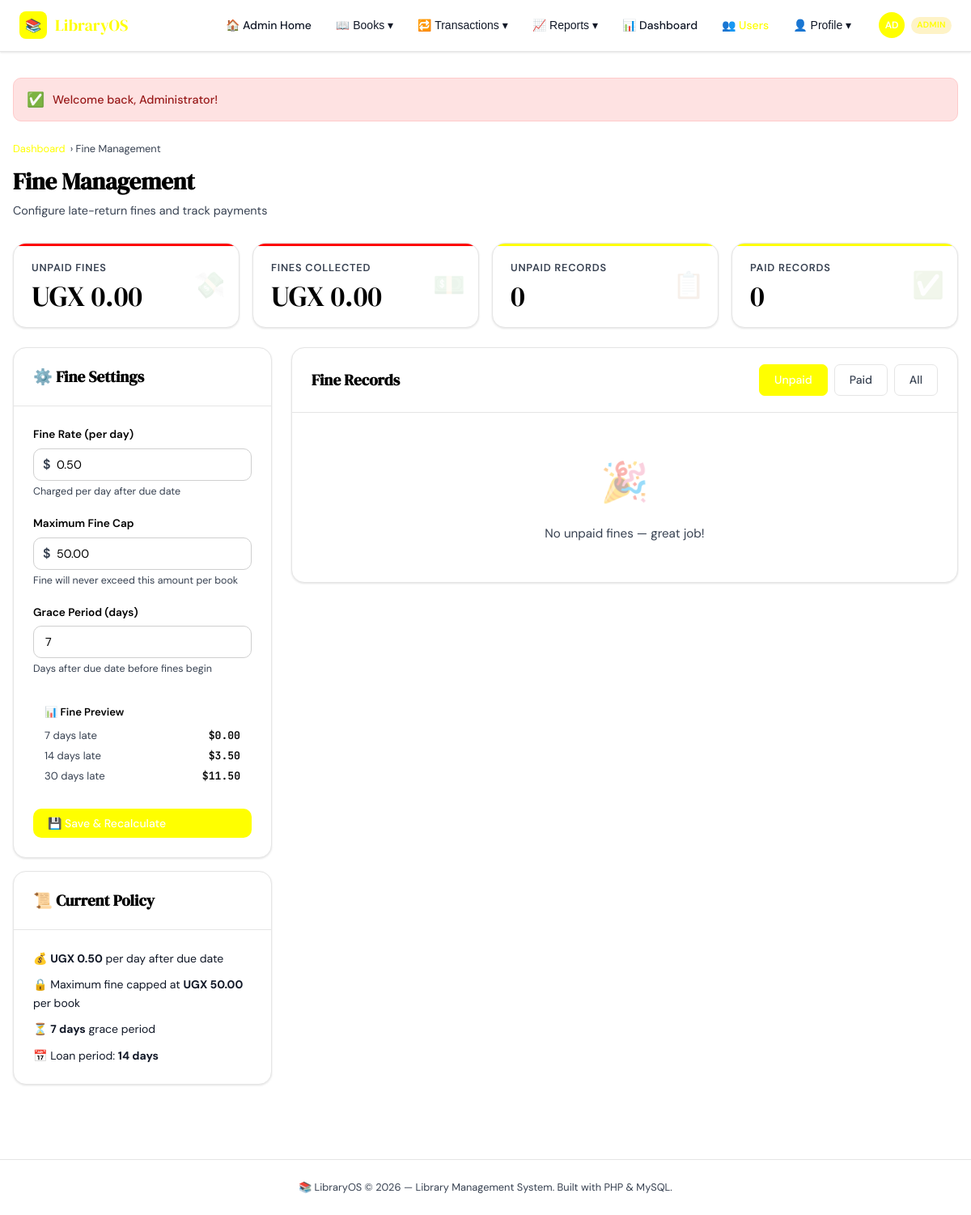
The app's page /library/fine_settings.php (signed in) with its own data.
### tables this page shows
CREATE TABLE IF NOT EXISTS `fine_settings` (
  `id` int NOT NULL AUTO_INCREMENT,
  `daily_fine` decimal(5,2) DEFAULT '0.50',
  `max_fine` decimal(7,2) DEFAULT '50.00',
  `grace_period_days` int DEFAULT '7',
  `created_at` timestamp NULL DEFAULT CURRENT_TIMESTAMP,
  `updated_at` timestamp NULL DEFAULT CURRENT_TIMESTAMP ON UPDATE CURRENT_TIMESTAMP,
  PRIMARY KEY (`id`)
);

### config/auth.php (called while the page is built, shortened)
<?php
function formatMoney($amount): string {
    $n = is_numeric($amount) ? (float)$amount : 0.0;
    return 'UGX ' . number_format($n, 2, '.', '');
}

### config/database.php (called while the page is built, shortened)
<?php
function db_fetch_one(PDO $pdo, string $sql, array $params = []): ?array {
    $stmt = $pdo->prepare($sql);
    $stmt->execute($params);
    $row = $stmt->fetch();
    return $row === false ? null : $row;
}

### library/fine_settings.php (the view, shortened to what this page needs)
<?php
require_once __DIR__ . '/../config/database.php';
require_once __DIR__ . '/../config/auth.php';
$conn = getDBConnection();
$settings = db_fetch_one($conn, "SELECT daily_fine, max_fine, grace_period_days FROM fine_settings ORDER BY id DESC LIMIT 1");
$settings = $settings ?? ['daily_fine' => 0.50, 'max_fine' => 50.00, 'grace_period_days' => 7];
$totalUnpaid   = $conn->query("SELECT COALESCE(SUM(fine_amount),0) s FROM borrow_records WHERE fine_paid=0 AND fine_amount>0")->fetch()['s'];
$totalPaid     = $conn->query("SELECT COALESCE(SUM(fine_amount),0) s FROM borrow_records WHERE fine_paid=1 AND fine_amount>0")->fetch()['s'];
$countUnpaid   = $conn->query("SELECT COUNT(*) c FROM borrow_records WHERE fine_paid=0 AND fine_amount>0")->fetch()['c'];
$countPaid     = $conn->query("SELECT COUNT(*) c FROM borrow_records WHERE fine_paid=1 AND fine_amount>0")->fetch()['c'];
$fineFilter = $_GET['filter'] ?? 'unpaid';
$whereClause = $fineFilter === 'paid'
    ? "br.fine_paid=1 AND br.fine_amount>0"
    : ($fineFilter === 'all' ? "br.fine_amount>0" : "br.fine_paid=0 AND br.fine_amount>0");
$fineRecords = $conn->query("
    SELECT br.*, u.name AS user_name, u.email, b.title AS book_title, b.author,
           DATEDIFF(COALESCE(br.return_date, CURDATE()), br.due_date) AS days_late
    FROM borrow_records br
    JOIN users u ON br.user_id = u.id
    JOIN books  b ON br.book_id = b.id
    WHERE $whereClause
    ORDER BY br.fine_amount DESC, br.due_date ASC
");
require_once 'includes/header.php';
?>
<div class="page-header">
    <div class="page-header-left">
        <div class="breadcrumb"><a href="dashboard.php">Dashboard</a> › Fine Management</div>
        <h1>Fine Management</h1>
        <p>Configure late-return fines and track payments</p>
    </div>
</div>
<div class="stats-grid" style="grid-template-columns: repeat(4,1fr); margin-bottom: 24px;">
    <div class="stat-card red">
        <div class="stat-label">Unpaid Fines</div>
        <div class="stat-value"><?= formatMoney($totalUnpaid) ?></div>
        <div class="stat-icon">💸</div>
    </div>
    <div class="stat-card green">
        <div class="stat-label">Fines Collected</div>
        <div class="stat-value"><?= formatMoney($totalPaid) ?></div>
        <div class="stat-icon">💵</div>
    </div>
    <div class="stat-card gold">
        <div class="stat-label">Unpaid Records</div>
        <div class="stat-value"><?= $countUnpaid ?></div>
        <div class="stat-icon">📋</div>
    </div>
    <div class="stat-card blue">
        <div class="stat-label">Paid Records</div>
        <div class="stat-value"><?= $countPaid ?></div>
        <div class="stat-icon">✅</div>
    </div>
</div>
<div style="display: grid; grid-template-columns: 320px 1fr; gap: 24px; align-items: start;">
    <div style="display: flex; flex-direction: column; gap: 16px;">
        <div class="card">
            <div class="card-header">
                <h3 class="card-title">⚙️ Fine Settings</h3>
            </div>
            <div class="card-body">
                <form method="POST">
                    <div class="form-group">
                        <label class="form-label">Fine Rate (per day)</label>
                        <div style="position: relative;">
                            <span style="position:absolute;left:12px;top:50%;transform:translateY(-50%);color:var(--ink-muted);font-weight:600">$</span>
                            <input type="number" name="rate_per_day" class="form-control"
                                   style="padding-left: 28px;"
                                   step="0.01" min="0" max="100"
                                   value="<?= number_format($settings['daily_fine'], 2) ?>">
                        </div>
                        <div class="form-hint">Charged per day after due date</div>
                    </div>
                    <div class="form-group">
                        <label class="form-label">Maximum Fine Cap</label>
                        <div style="position: relative;">
                            <span style="position:absolute;left:12px;top:50%;transform:translateY(-50%);color:var(--ink-muted);font-weight:600">$</span>
                            <input type="number" name="max_fine" class="form-control"
                                   style="padding-left: 28px;"
                                   step="0.50" min="0"
                                   value="<?= number_format($settings['max_fine'], 2) ?>">
                        </div>
                        <div class="form-hint">Fine will never exceed this amount per book</div>
                    </div>
                    <div class="form-group">
                        <label class="form-label">Grace Period (days)</label>
                        <input type="number" name="grace_days" class="form-control"
                               min="0" max="30"
                               value="<?= intval($settings['grace_period_days']) ?>">
                        <div class="form-hint">Days after due date before fines begin</div>
                    </div>
                    <div style="background: var(--surface-2); border-radius: var(--radius); padding: 14px; margin-bottom: 16px; font-size: .82rem;">
                        <div style="font-weight: 600; margin-bottom: 8px; color: var(--ink);">📊 Fine Preview</div>
                        <div style="display: flex; justify-content: space-between; margin-bottom: 4px;">
                            <span style="color: var(--ink-muted);">7 days late</span>
                            <span id="prev7" style="font-family: var(--font-mono); font-weight: 600;"></span>
                        </div>
                        <div style="display: flex; justify-content: space-between; margin-bottom: 4px;">
                            <span style="color: var(--ink-muted);">14 days late</span>
                            <span id="prev14" style="font-family: var(--font-mono); font-weight: 600;"></span>
                        </div>
                        <div style="display: flex; justify-content: space-between;">
                            <span style="color: var(--ink-muted);">30 days late</span>
                            <span id="prev30" style="font-family: var(--font-mono); font-weight: 600;"></span>
                        </div>
                    </div>
                    <button type="submit" class="btn btn-primary" style="width:100%;"
                            data-confirm="This will recalculate ALL outstanding fines. Proceed?">
                        💾 Save &amp; Recalculate
                    </button>
                </form>
            </div>
        </div>
        <div class="card">
            <div class="card-header"><h3 class="card-title">📜 Current Policy</h3></div>
            <div class="card-body" style="font-size: .875rem; display: flex; flex-direction: column; gap: 10px; color: var(--ink-soft);">
                <div>💰 <strong><?= formatMoney($settings['daily_fine']) ?></strong> per day after due date</div>
                <div>🔒 Maximum fine capped at <strong><?= formatMoney($settings['max_fine']) ?></strong> per book</div>
                <div>⏳ <strong><?= $settings['grace_period_days'] ?> day<?= $settings['grace_period_days'] != 1 ? 's' : '' ?></strong> grace period</div>
                <div>📅 Loan period: <strong>14 days</strong></div>
            </div>
        </div>
    </div>
    <div class="card">
        <div class="card-header">
            <h3 class="card-title">Fine Records</h3>
            <div style="display: flex; gap: 8px;">
                <a href="fine_settings.php?filter=unpaid" class="fine-tab <?= $fineFilter==='unpaid'?'active':'' ?>">Unpaid</a>
                <a href="fine_settings.php?filter=paid"   class="fine-tab <?= $fineFilter==='paid'  ?'active':'' ?>">Paid</a>
                <a href="fine_settings.php?filter=all"    class="fine-tab <?= $fineFilter==='all'   ?'active':'' ?>">All</a>
            </div>
        </div>
<?php if ($fineRecords === false || $fineRecords->rowCount() === 0): ?>
            <div class="empty-state">
                <div class="empty-icon">🎉</div>
                <p><?= $fineFilter === 'unpaid' ? 'No unpaid fines — great job!' : 'No records in this category.' ?></p>
            </div>
        <?php endif; ?>
    </div>
</div>
<?php require_once 'includes/footer.php'; ?>

### library/includes/header.php (style rules this page uses)
:root { --ink: #000000; --ink-soft: #111827; --ink-muted: #374151; --surface: #FFFFFF; --surface-2: #FFFFFF; --surface-3: #FFFFFF; --border: #E5E5E5; --border-strong: #CFCFCF; --accent: #FFFF00; --accent-light: #FEFCE8; --accent-hover: #CCCC00; --success: #FF0000; --success-light: #FEE2E2; --danger: #FF0000; --danger-light: #FEE2E2; --warning: #FFFF00; --warning-light: #FEF3C7; --gold: #FFFF00; --nav-h: 64px; --radius: 10px; --radius-lg: 16px; --shadow-sm: 0 1px 3px rgba(0,0,0,.08), 0 1px 2px rgba(0,0,0,.04); --shadow: 0 4px 12px rgba(0,0,0,.08), 0 2px 4px rgba(0,0,0,.04); --shadow-lg: 0 12px 32px rgba(0,0,0,.12), 0 4px 8px rgba(0,0,0,.06); --font-serif: 'DM Serif Display', Georgia, serif; --font-sans: 'DM Sans', system-ui, sans-serif; --font-mono: 'JetBrains Mono', monospace; }
* { margin:0; padding:0; box-sizing:border-box; }
body { font-family: var(--font-sans); background: var(--surface-2); color: var(--ink); min-height: 100vh; line-height: 1.6; }
.card { background: var(--surface); border-radius:var(--radius-lg); border:1px solid var(--border); box-shadow: var(--shadow-sm); overflow:hidden; }
.card-header { padding:20px 24px; border-bottom:1px solid var(--border); display:flex; align-items:center; justify-content:space-between; gap:12px; }
.card-title { font-family:var(--font-serif); font-size:1.2rem; color:var(--ink); }
.card-body { padding:24px; }
.stats-grid { display:grid; grid-template-columns:repeat(auto-fit,minmax(200px,1fr)); gap:16px; margin-bottom:28px; }
.stat-card { background:var(--surface); border:1px solid var(--border); border-radius:var(--radius-lg); padding:20px 22px; box-shadow:var(--shadow-sm); position:relative; overflow:hidden; }
.stat-card::before { content:''; position:absolute; top:0; left:0; right:0; height:3px; }
.stat-card.blue::before { background:var(--accent); }
.stat-card.green::before { background:var(--success); }
.stat-card.red::before { background:var(--danger); }
.stat-card.gold::before { background:var(--warning); }
.stat-label { font-size:.8rem; font-weight:600; text-transform:uppercase; letter-spacing:.06em; color:var(--ink-muted); margin-bottom:8px; }
.stat-value { font-family:var(--font-serif); font-size:2.2rem; color:var(--ink); line-height:1; }
.stat-icon { position:absolute; right:16px; top:50%; transform:translateY(-50%); font-size:2rem; opacity:.1; }
.btn { display:inline-flex; align-items:center; gap:6px; padding:9px 18px; border-radius:var(--radius); border:none; font-family:var(--font-sans); font-size:.875rem; font-weight:500; cursor:pointer; text-decoration:none; transition:all .15s; white-space:nowrap; }
.btn-primary { background:var(--accent); color:#fff; }
.form-group { margin-bottom:18px; }
.form-label { display:block; font-size:.85rem; font-weight:600; color:var(--ink); margin-bottom:6px; }
.form-control { width:100%; padding:10px 14px; border:1px solid var(--border-strong); border-radius:var(--radius); font-family:var(--font-sans); font-size:.9rem; color:var(--ink); background:var(--surface); transition:border-color .2s, box-shadow .2s; }
.form-control::placeholder { color:var(--ink-muted); }
.form-hint { font-size:.78rem; color:var(--ink-muted); margin-top:4px; }
.page-header { display:flex; align-items:center; justify-content:space-between; margin-bottom:28px; gap:16px; flex-wrap:wrap; }
.page-header-left h1 { font-family:var(--font-serif); font-size:1.8rem; color:var(--ink); }
.page-header-left p { color:var(--ink-muted); font-size:.9rem; margin-top:2px; }
.breadcrumb { display:flex; align-items:center; gap:6px; font-size:.8rem; color:var(--ink-muted); margin-bottom:6px; }
.breadcrumb a { color:var(--accent); text-decoration:none; }
.empty-state { padding:48px; text-align:center; color:var(--ink-muted); }
.empty-state .empty-icon { font-size:3rem; margin-bottom:12px; opacity:.4; }
.empty-state p { font-size:.95rem; }

### library/fine_settings.php (style rules this page uses)
.fine-tab { padding: 7px 18px; border-radius: 7px; font-size: .875rem; font-weight: 500; text-decoration: none; color: var(--ink-muted); border: 1px solid var(--border); background: var(--surface); transition: all .15s; }
.fine-tab.active { background: var(--accent); color: #fff; border-color: var(--accent); }

### records on screen
fine_settings: rate_per_day "0.50", max_fine "50.00", grace_days "7", daily_fine "UGX 0.50", max_fine "UGX 50.00", grace_period_days "7"

### other values on screen
substr($user['name'],0,2) "AD"
$flash['message'] "Welcome back, Administrator!"
formatMoney($totalUnpaid) "UGX 0.00"
formatMoney($totalPaid) "UGX 0.00"
$countUnpaid "0"
$countPaid "0"
